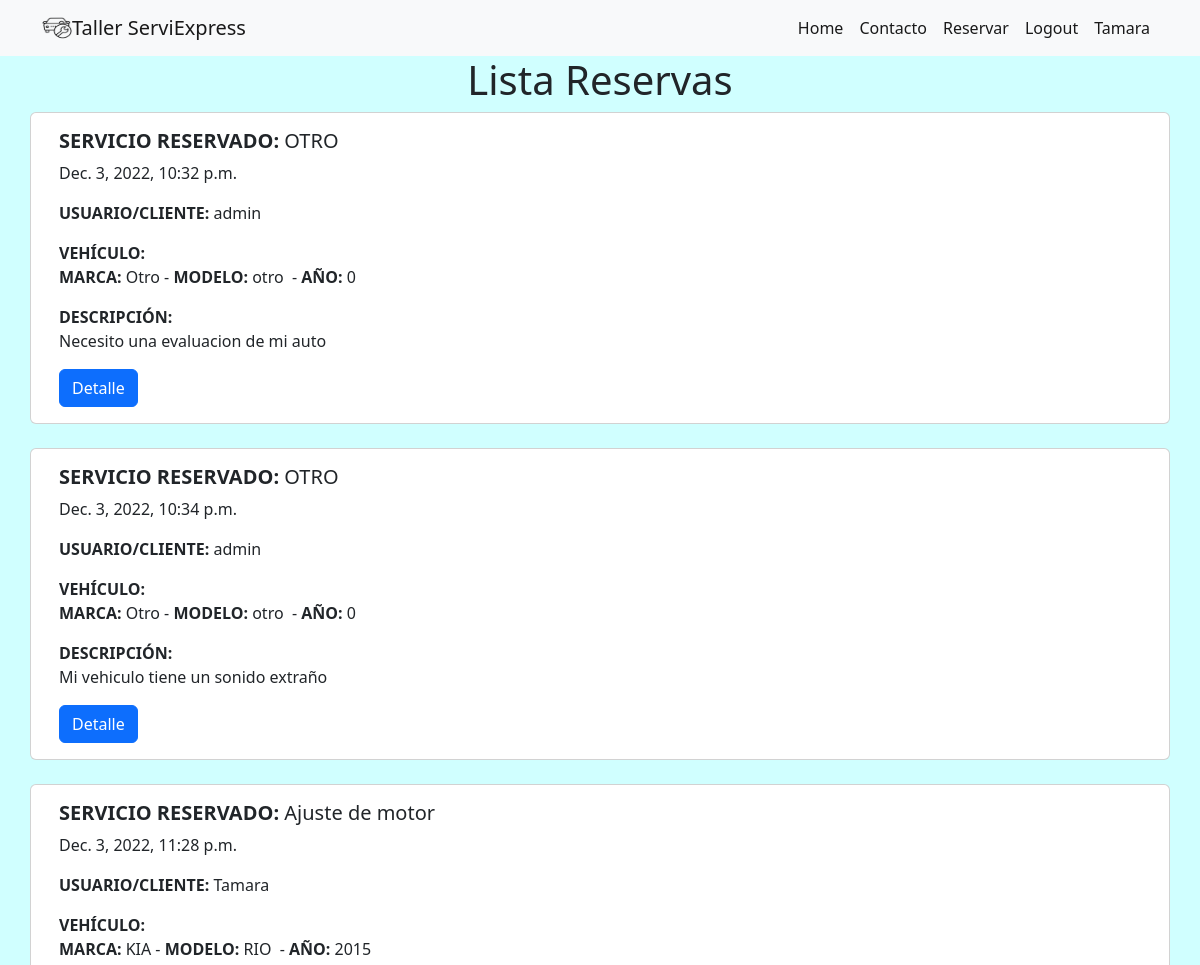
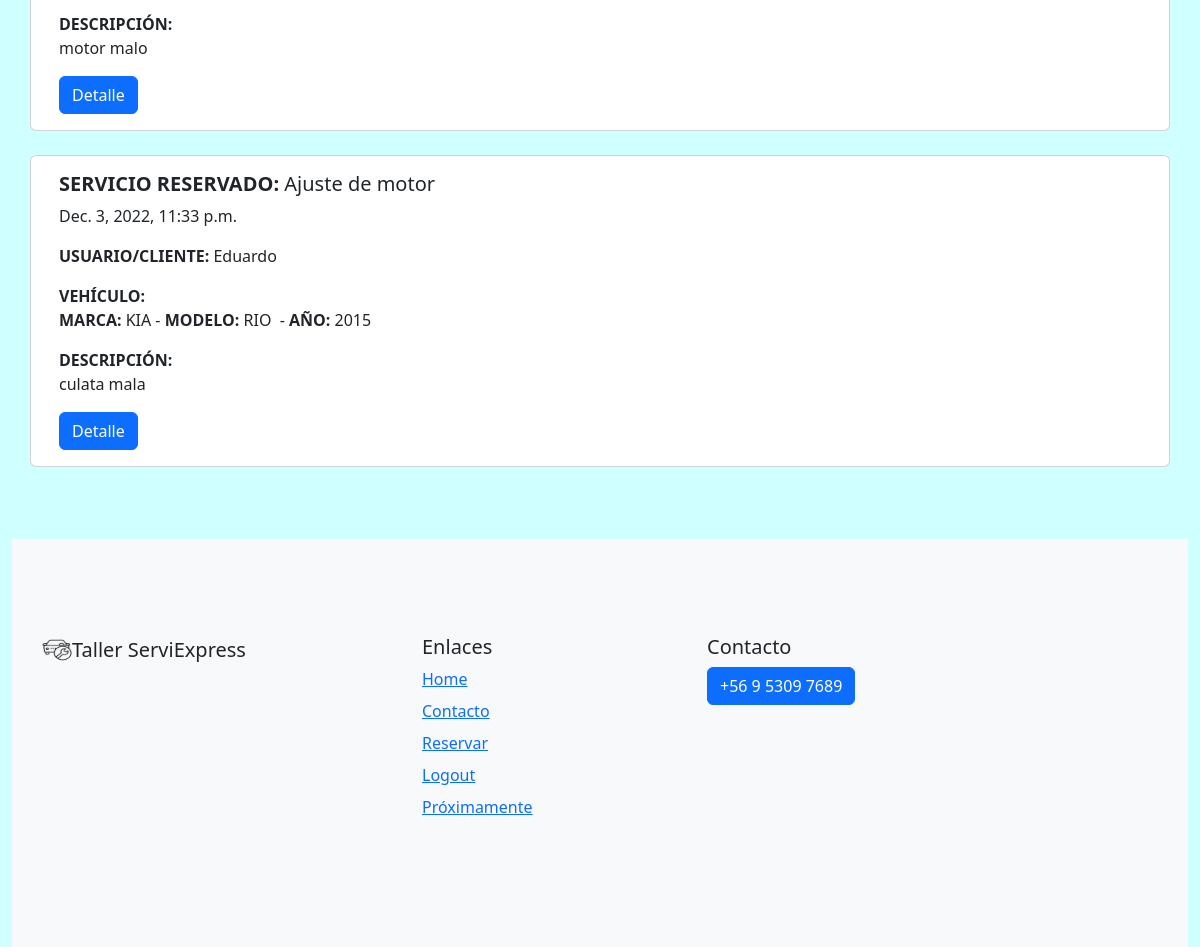
/listaReservas/ (signed in), run on the app's committed database (2 pictures, top to bottom).
### task/models.py (models this page shows, shortened)
class Reserva(models.Model):
    id = models.AutoField(primary_key=True)
    servicio = models.ForeignKey(Servicio, on_delete=models.CASCADE)
    fecha = models.DateTimeField(auto_now_add=True)
    user = models.ForeignKey(User, on_delete=models.CASCADE)
    vehiculo = models.ForeignKey(Vehiculo, on_delete=models.CASCADE)
    reserva = models.DateField(auto_now_add=False, auto_now=False)
    hora = models.TimeField(null=True)
    descripcion = models.TextField(blank=True)

class Servicio(models.Model):
    id = models.AutoField(primary_key=True)
    nombre = models.CharField(max_length=30)
    descripcion = models.TextField(blank=True)
    valor = models.IntegerField(blank=True,editable=True)
    def __str__(self):
        return self.nombre

class Vehiculo(models.Model):
    id = models.AutoField(primary_key=True)
    marca = models.CharField(max_length=20)
    modelo = models.CharField(max_length=20)
    anno = models.IntegerField(blank=False)
    user = models.ForeignKey(User, on_delete=models.CASCADE)
    def __str__(self):
        return self.marca

### task/views.py (the view)
# urls.py: path('listaReservas/', views.listReservas,name='listaReservas'),
@login_required
def listReservas(request):
    reservas = Reserva.objects.all()#Reserva.objects.filter(user=request.user)
    return render(request, 'list_reservas.html',{
        'reservas': reservas
    })

### task/templates/list_reservas.html
{% extends 'base.html' %}
{% block content%}
{% load static %}
<h1 style="text-align: center;">Lista Reservas</h1>
{% for reserva in reservas %}
<div class="container-md">
    <div class="row">
<div class="card" >
    <div class="card-body">
      <h5 class="card-title"><strong>SERVICIO RESERVADO:</strong>&nbsp;{{reserva.servicio}}</h5>
      <p>{{reserva.fecha}}</p>
      <p class="card-text"><strong>USUARIO/CLIENTE:</strong> {{reserva.user.username}}</p>
      <p class="card-text"><strong>VEHÍCULO: </strong><br><strong>MARCA: </strong>{{reserva.vehiculo}}&nbsp;-&nbsp;<strong>MODELO: </strong>{{reserva.vehiculo.modelo}} &nbsp;-&nbsp;<strong>AÑO: </strong>{{reserva.vehiculo.anno}}</p>
      <p class="card-text"><strong>DESCRIPCIÓN:</strong><br> {{reserva.descripcion}}</p>
      <a href="#" class="btn btn-primary">Detalle</a>
    </div>
  </div>
</div>
</div>
<br>
{% endfor %}
{% endblock %}

### task/templates/base.html (shortened to what this page needs)
{% load static %}
<!doctype html>
<html lang="en">
  <head>
    <link href="https://cdn.jsdelivr.net/npm/bootstrap@5.2.3/dist/css/bootstrap.min.css" rel="stylesheet">
    <link type="text/css" rel="stylesheet" href="{% static 'task/css/style.css' %}">
  </head>
  <body>
    <nav class="navbar navbar-expand-lg bg-light">
        <div class="container">
            <img src="{% static 'task/img/mecanico.png' %}" alt="Logo flor " width="30" height="24">
            <a class="navbar-brand" href="{% url 'home' %}">Taller ServiExpress</a>
          <div class="collapse navbar-collapse" id="navbarTogglerDemo01">
            <ul class="navbar-nav ms-auto">
              <li class="nav-item">
                <a class="nav-link active" aria-current="page" href="{% url 'home' %}">Home</a>
              </li>
              <li class="nav-item">
                <a class="nav-link active" aria-current="page" href="{% url 'contacto' %}">Contacto</a>
              </li>
              {% if user.is_authenticated %}
              <li class="nav-item">
                <a class="nav-link active" href="{% url 'reservar' %}">Reservar</a>
              </li>
              <li class="nav-item">
                <a class="nav-link active" href="{% url 'cerrarSesion' %}">Logout</a>
              </li>
              <li class="nav-item">
                <a class="nav-link active" href="#">{{ user.username }}</a>
              </li>
              {% endif %}
            </ul>
          </div>
        </div>
      </nav>
    {% block content %}
    {% endblock %}
    <footer class="container-fluid">
        <footer class="bd-footer py-5 mt-5 bg-light">
            <div class="container py-5">
                <div class="row">
                    <div class="col-lg-3 mb-3">
                        <a class="d-inline-flex align-items-center mb-2 link-dark text-decoration-none" href="/" aria-label="Bootstrap">
                            <img src="{% static 'task/img/mecanico.png' %}" alt="Logo mecanico " width="30" height="24">
                            <span class="fs-5">Taller ServiExpress</span>
                        </a>
                    </div>
                    <div class="col-6 col-lg-2 offset-lg-1 mb-3">
                        <h5>Enlaces</h5>
                        <ul class="list-unstyled">
                            <li class="mb-2"><a href="{% url 'home' %}">Home</a></li>
                            <li class="mb-2"><a href="{% url 'contacto' %}">Contacto</a></li>
                            {% if user.is_authenticated %}
                            <li class="mb-2"><a href="{% url 'reservar' %}">Reservar</a></li>
                            <li class="mb-2"><a href="{% url 'cerrarSesion' %}">Logout</a></li>
                            {% else %}
                            <li class="mb-2"><a href="{% url 'iniciarSesion' %}">Login</a></li>
                            <li class="mb-2"><a href="{% url 'registrarse' %}">Registrarse</a></li>
                            {% endif %}
                            <li class="mb-2"><a href="#">Próximamente</a></li>
                        </ul>
                    </div>
                    <div class="col-6 col-lg-2 offset-lg-1 mb-3">
                        <h5>Contacto</h5>
                        <p class="btn btn-primary">+56 9 5309 7689</p>
                    </div>
                </div>
            </div>
        </footer>
    </footer>
  </body>
</html>

### task/static/task/css/style.css (style rules this page uses)
body { background-color: #d0ffff; }

### data on the page
Reserva: servicio "OTRO", fecha "Dec. 3, 2022, 10:32 p.m.", user.username "admin", vehiculo "Otro", vehiculo.modelo "otro", vehiculo.anno "0", descripcion "Necesito una evaluacion de mi auto"
Reserva: servicio "OTRO", fecha "Dec. 3, 2022, 10:34 p.m.", user.username "admin", vehiculo "Otro", vehiculo.modelo "otro", vehiculo.anno "0", descripcion "Mi vehiculo tiene un sonido extraño"
Reserva: servicio "Ajuste de motor", fecha "Dec. 3, 2022, 11:28 p.m.", user.username "Tamara", vehiculo "KIA", vehiculo.modelo "RIO", vehiculo.anno "2015", descripcion "motor malo"
Reserva: servicio "Ajuste de motor", fecha "Dec. 3, 2022, 11:33 p.m.", user.username "Eduardo", vehiculo "KIA", vehiculo.modelo "RIO", vehiculo.anno "2015", descripcion "culata mala"

### other printed values
{{ user.username }} "Tamara"
